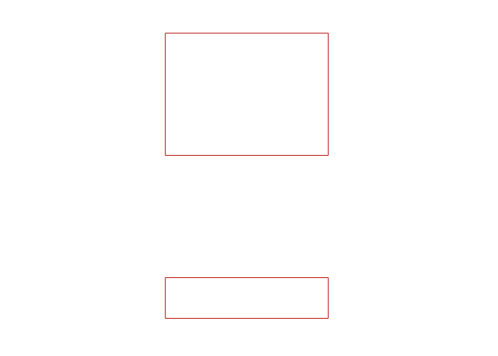

Recreate this plot in Python.
import shapefile
w=shapefile.Writer()
w.shapeType

w.field("kolom1","C")
w.field("kolom2","C")

w.record("ngek","satu")
w.record("crot","dua")



w.poly(parts=[[[1,3],[5,3], [5,2],[1,2], [1,3]]],shapeType=shapefile.POLYLINE)
w.poly(parts=[[[1,6],[5,6], [5,9],[1,9], [1,6]]],shapeType=shapefile.POLYLINE)


w.save("soal9")